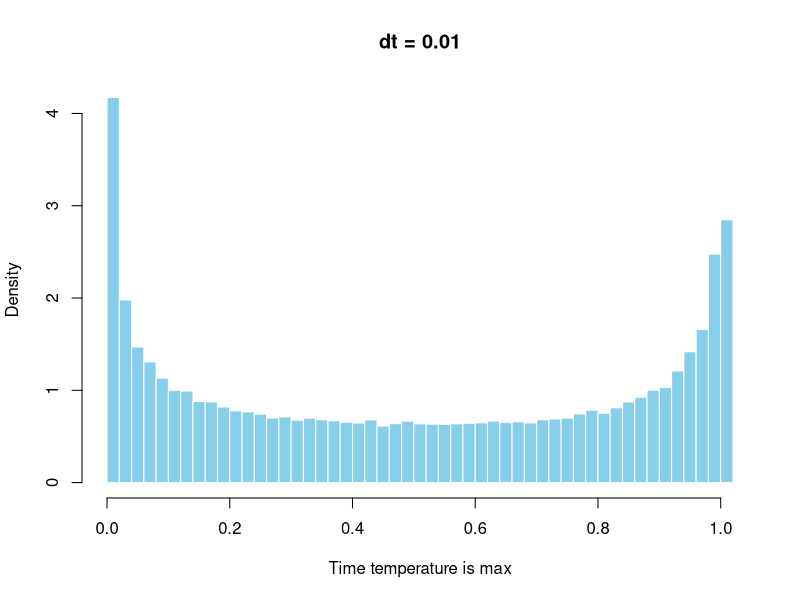
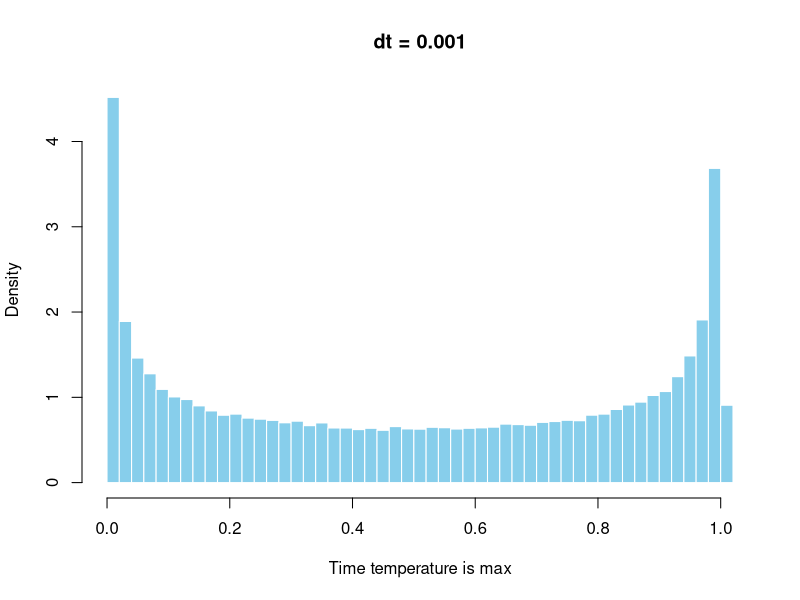

These figures' R source, in order: (Note: a time limit stopped this script after it produced the figures.)
simulate_temperature <- function(dt) {
  Tmax_values <- c(100000) # creates a empty vector for results
  
  # Monte Carlo simulation
  for (i in 1:100000) {
    # stores the increments as a vector
    increments <- rnorm(1/dt, mean = 0, sd = sqrt(dt)) # variance = dt => sd = sqrt(dt)
    
    X <- c(0, cumsum(increments)) # makes a vector of the cumulative value
    
    #which.max() finds the point X is greatest
    Tmax_values[i] <- which.max(X) * dt # the multply bt dt to find the time its greatest
  }
  
  return(Tmax_values) # Return the Tmax values from all simulations
}

# Set simulation parameters
dt <- 0.01  # Time interval ∆t
# Run Simulation
Tmax_values <- simulate_temperature(dt)

# Plot histogram 1
hist(Tmax_values, breaks = 50, probability = TRUE, main = "dt = 0.01",
     xlab = "Time temperature is max", ylab = "Density", col = "skyblue", border = "white")

# Set simulation parameters
dt <- 0.001  # Time interval ∆t
# Run Simulation
Tmax_values <- simulate_temperature(dt)
# Plot histogram 2
hist(Tmax_values, breaks = 50, probability = TRUE, main = paste("dt = 0.001"),
     xlab = "Time temperature is max", ylab = "Density", col = "skyblue", border = "white")

# Set simulation parameters
dt <- 0.0001  # Time interval ∆t
# Run Simulation
Tmax_values <- simulate_temperature(dt)
# Plot histogram 3
hist(Tmax_values, breaks = 50, probability = TRUE, main = paste("dt = 0.0001"),
     xlab = "Time temperature is max", ylab = "Density", col = "skyblue", border = "white")
